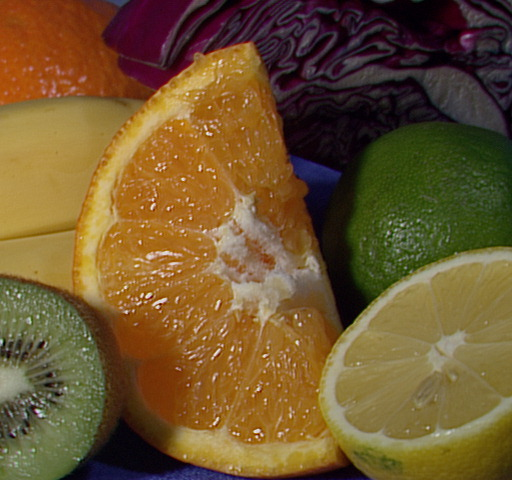
#> input picture Homework_for_24/fruits.jpg, 512 x 480 px
$ python Image_Negative.py
#> lines starting #> are read from the running program, lines starting #| are printed output that depends on the picture
import cv2
img = cv2.imread("fruits.jpg")
#> img is the input picture: shape (480, 512, 3); mean B, G, R 46.2, 85.6, 110.8
img2 = 255 - img
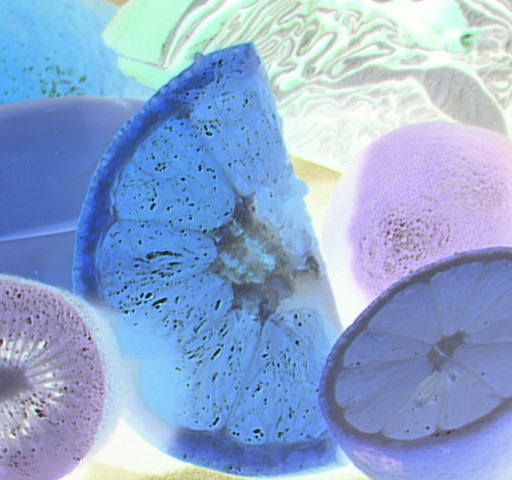
#> img2: shape (480, 512, 3); mean B, G, R 208.8, 169.4, 144.2
cv2.imshow("input image : ", img)
cv2.imshow("image negative : ", img2)

cv2.waitKey(100000)
cv2.destroyAllWindows()

$ run again, with Homework_for_24/apple.jpg copied over Homework_for_24/fruits.jpg
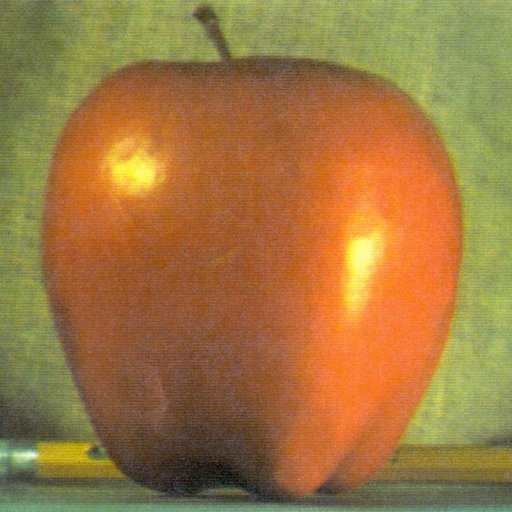
#> input picture Homework_for_24/apple.jpg, 512 x 512 px
#> img is the input picture: shape (512, 512, 3); mean B, G, R 64.8, 119.7, 159.1
#> `img2 = 255 - img`:
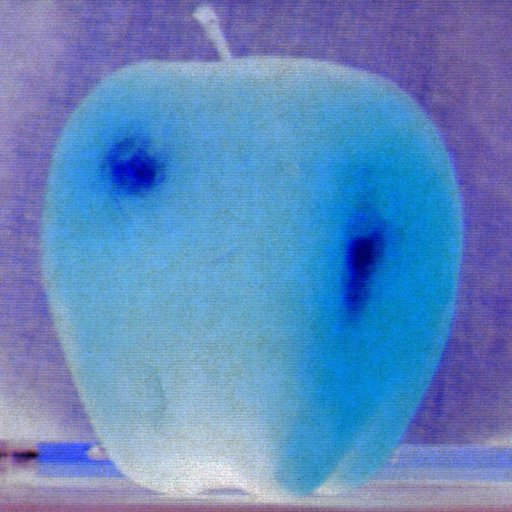
#> img2: shape (512, 512, 3); mean B, G, R 190.2, 135.3, 95.9

$ run again, with Homework_for_24/butterfly.jpg copied over Homework_for_24/fruits.jpg
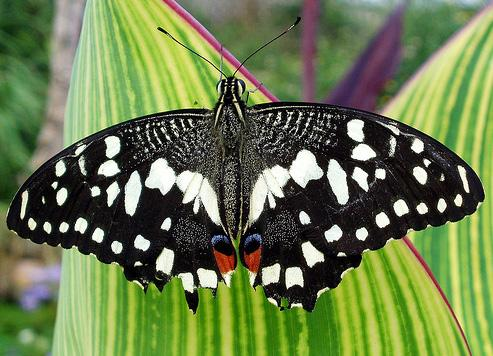
#> input picture Homework_for_24/butterfly.jpg, 493 x 356 px
#> img is the input picture: shape (356, 493, 3); mean B, G, R 77.2, 123.6, 107
#> `img2 = 255 - img`:
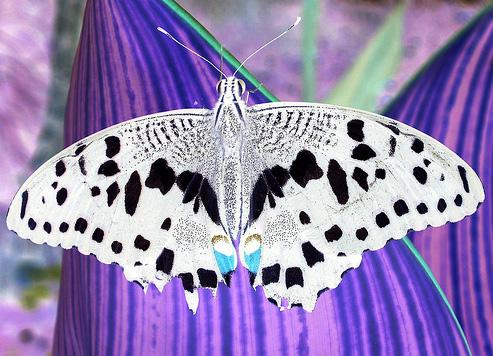
#> img2: shape (356, 493, 3); mean B, G, R 177.8, 131.4, 148

$ run again, with Homework_for_24/digits.png saved as Homework_for_24/fruits.jpg
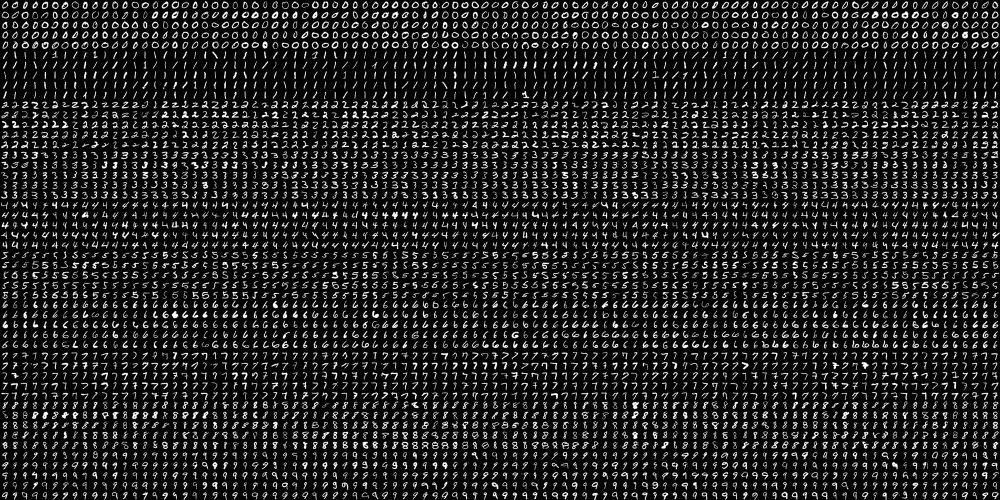
#> input picture Homework_for_24/digits.png, 2000 x 1000 px (shown at 1/2 size)
#> img is the input picture: shape (1000, 2000, 3); min 0, max 255, mean 34.2
#> `img2 = 255 - img`:
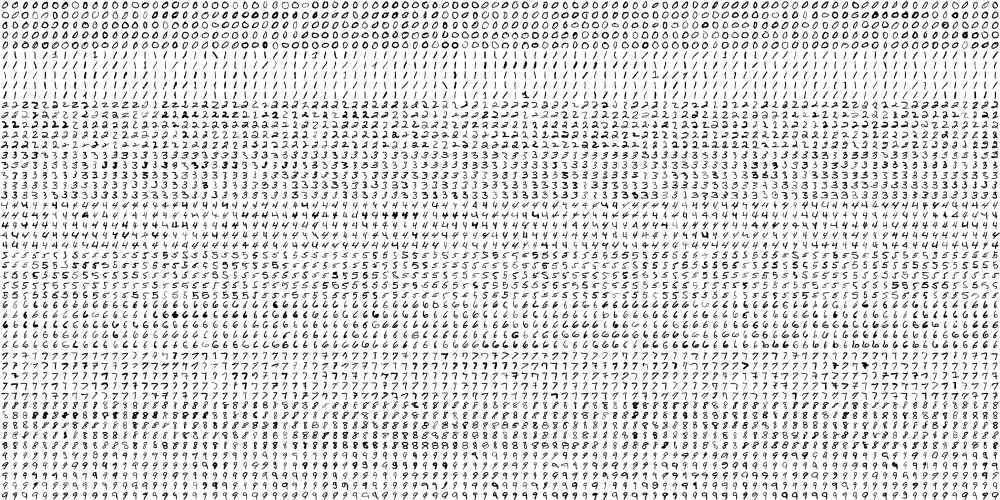
#> img2: shape (1000, 2000, 3) (shown at 1/2 size); min 0, max 255, mean 220.8
